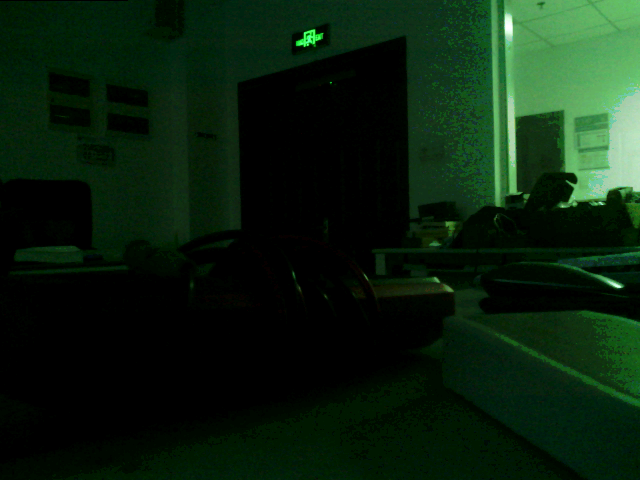
#> input picture fpga/sim/ov5640_tb/board/cam1_base.ppm, 640 x 480 px, found by its file name; the run also reads 1 picture not shown here
$ python ab_final.py
#> lines starting #> are read from the running program, lines starting #| are printed output that depends on the picture
import numpy as np
from PIL import Image
from numpy.lib.stride_tricks import sliding_window_view

def load(p):
#> called with p = 'sim\\ov5640_tb\\board\\cam1_base.ppm'
    return np.asarray(Image.open(p).convert("RGB")).astype(np.float64)

def stats(a, tag):
#> called with tag = 'cam1 NO-KF'
    g = a[:,:,1]  # green channel (6-bit grid, brightest)
    k = 3
    gp = np.pad(g, 1, mode="edge")
    lm = sliding_window_view(gp,(k,k)).mean((2,3))
    hf = g - lm                      # high-freq residual
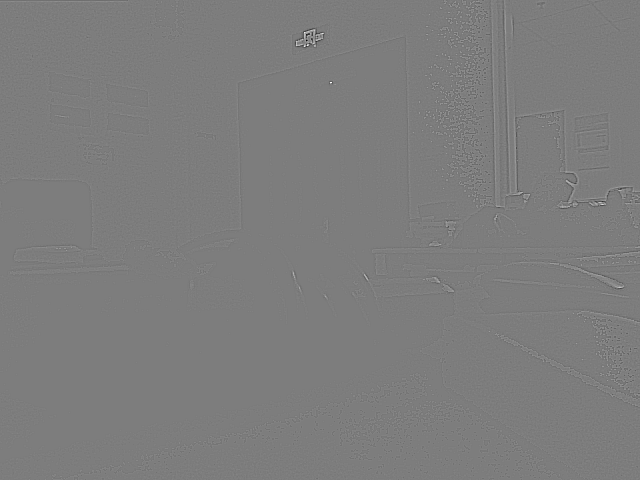
#> hf: shape (480, 640) float64; min -104.8, max 108.6, mean 0; drawn with min black and max white
    # normalise HF by mean so different AEC gains are comparable
    m = g.mean()
#> m = 32.93
    hfn = hf.std()/max(m,1e-9)
#> hfn = 0.101
    print("%-14s meanG8=%7.4f  hf_std=%6.3f  hf_std/mean=%6.3f  nz%%=%.1f  p99=%.1f max=%.0f"
          % (tag, m, hf.std(), hfn, 100*(g>0).mean(), np.percentile(g,99), g.max()))
#| cam1 NO-KF     meanG8=32.9342  hf_std= 3.337  hf_std/mean= 0.101  nz%=70.3  p99=207.0 max=255
    return m, hf.std(), hfn

print("=== SAME CAMERA (cam1): no-filter baseline vs adaptive KF, matched scene (cam2 raw ~4.2-4.4) ===")
a = load(r"sim\ov5640_tb\board\cam1_base.ppm");  s1 = stats(a, "cam1 NO-KF")
#> after `s1 = stats(a, 'cam1 NO-KF')`: s1 = (32.93, 3.34, 0.101)
b = load(r"sim\ov5640_tb\board\cam1_kf2.ppm");   s2 = stats(b, "cam1 KF(RD1)")
#> call 2 of load, with p = 'sim\\ov5640_tb\\board\\cam1_kf2.ppm'
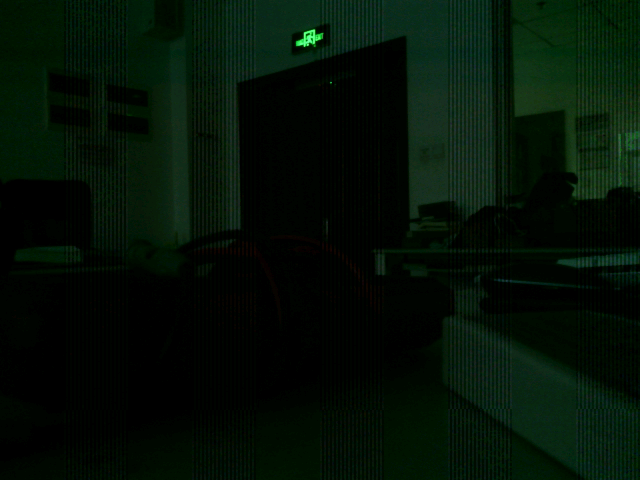
#> input picture fpga/sim/ov5640_tb/board/cam1_kf2.ppm, 640 x 480 px, found by its file name
#> call 2 of stats, with tag = 'cam1 KF(RD1)'
#> in stats (call 2), `g = a[:,:,1]`:
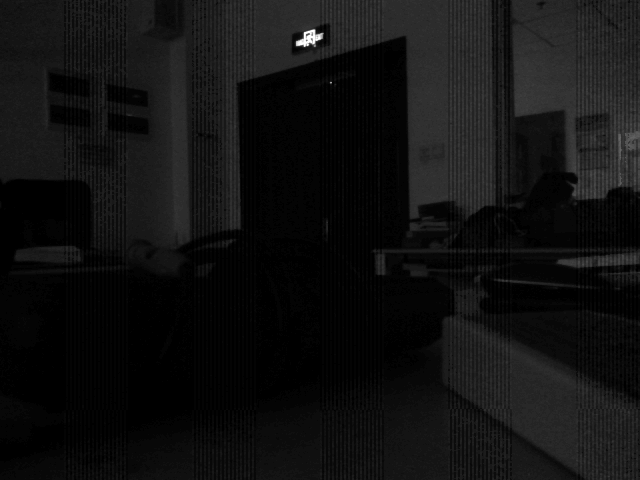
#> g: shape (480, 640) float64; min 0, max 255, mean 17
#> in stats (call 2), `m = g.mean()`: m = 17.01
#> in stats (call 2), `hfn = hf.std()/max(m,1e-9)`: hfn = 0.184
#| cam1 KF(RD1)   meanG8=17.0119  hf_std= 3.124  hf_std/mean= 0.184  nz%=78.8  p99=56.0 max=255
#> after `s2 = stats(b, 'cam1 KF(RD1)')`: s2 = (17.01, 3.12, 0.184)
print("  -> mean ratio KF/no-KF = %.3f ; HF-noise ratio = %.3f" % (s2[0]/s1[0], s2[1]/s1[1]))
#|   -> mean ratio KF/no-KF = 0.517 ; HF-noise ratio = 0.936

print()
print("=== x=0 reference: RD0 build vs KF(RD1), matched scene (cam2 raw ~4.4-4.5) ===")
c = load(r"sim\ov5640_tb\board\cam1_rd0b.ppm");  s3 = stats(c, "cam1 RD0(x=0)")
#| cam1 RD0(x=0)  meanG8=12.2949  hf_std= 2.279  hf_std/mean= 0.185  nz%=59.7  p99=44.0 max=255
#> after `s3 = stats(c, 'cam1 RD0(x=0)')`: s3 = (12.29, 2.28, 0.185)
print("  -> RD1 mean / RD0 mean = %.3f  (if the read returned zeros these would match)" % (s2[0]/s3[0]))
#|   -> RD1 mean / RD0 mean = 1.384  (if the read returned zeros these would match)

print()
print("=== cam2 raw control frames (identical lighting, each capture) ===")
for p,t in ((r"sim\ov5640_tb\board\cam2_base.ppm","base"),(r"sim\ov5640_tb\board\cam2_kf2.ppm","kf2"),(r"sim\ov5640_tb\board\cam2_rd0b.ppm","rd0b")):
    stats(load(p), "cam2_raw_"+t)
#> call 4 of load, with p = 'sim\\ov5640_tb\\board\\cam2_base.ppm'
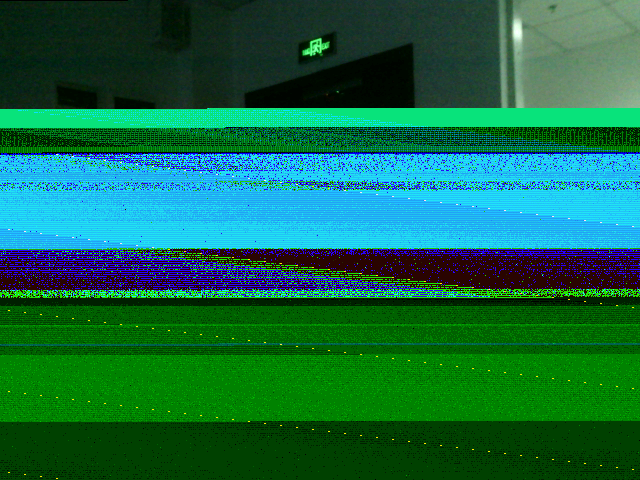
#> input picture fpga/sim/ov5640_tb/board/cam2_base.ppm, 640 x 480 px, found by its file name
#> call 4 of stats, with tag = 'cam2_raw_base'
#> in stats (call 4), `gp = np.pad(g, 1, mode="edge")`:
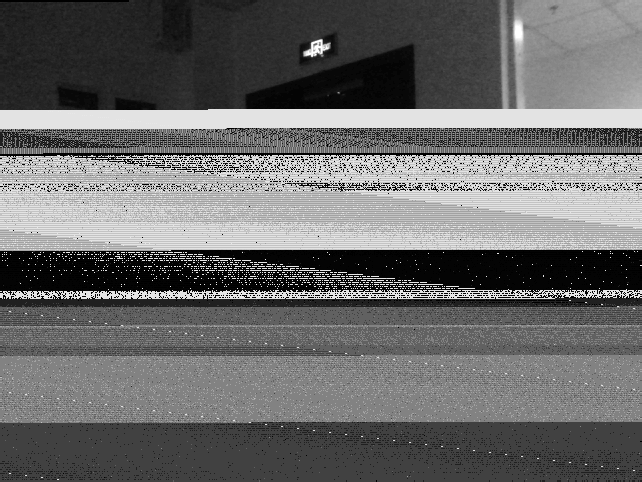
#> gp: shape (482, 642) float64; min 0, max 255, mean 106.2
#> in stats (call 4), `lm = sliding_window_view(gp,(k,k)).mean((2,3))`:
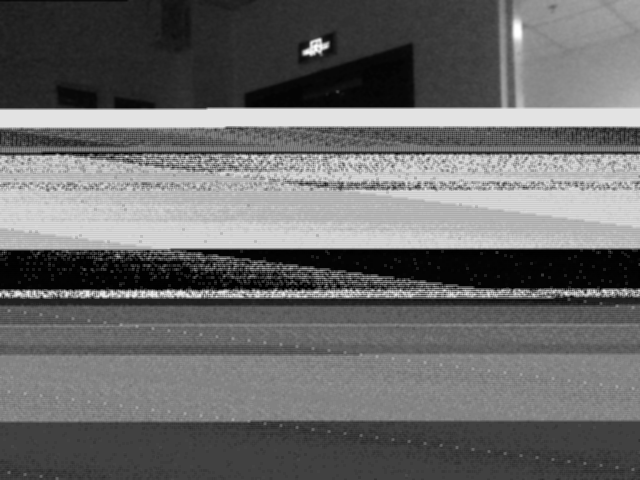
#> lm: shape (480, 640) float64; min 0, max 255, mean 106.4
#> in stats (call 4), `hf = g - lm`:
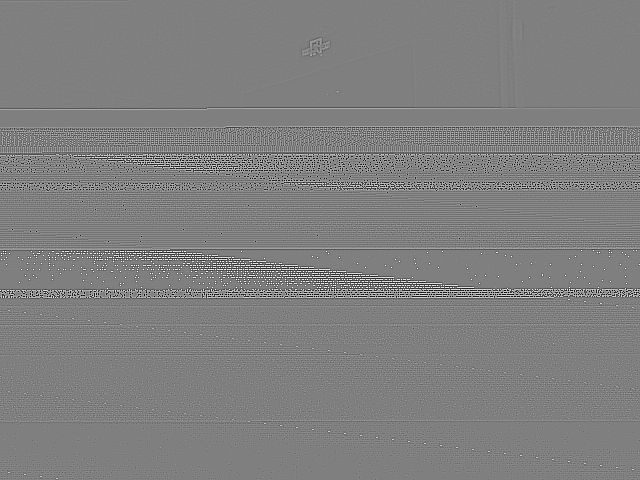
#> hf: shape (480, 640) float64; min -205.3, max 204.9, mean 0; drawn with min black and max white
#> in stats (call 4), `m = g.mean()`: m = 106.4
#> in stats (call 4), `hfn = hf.std()/max(m,1e-9)`: hfn = 0.327
#| cam2_raw_base  meanG8=106.3960  hf_std=34.770  hf_std/mean= 0.327  nz%=96.0  p99=231.0 max=255
#> pass 2 of the loop `for p,t in ((r"sim\ov5640_tb\board\cam2_base.ppm","base"),(r"sim\ov564..`:
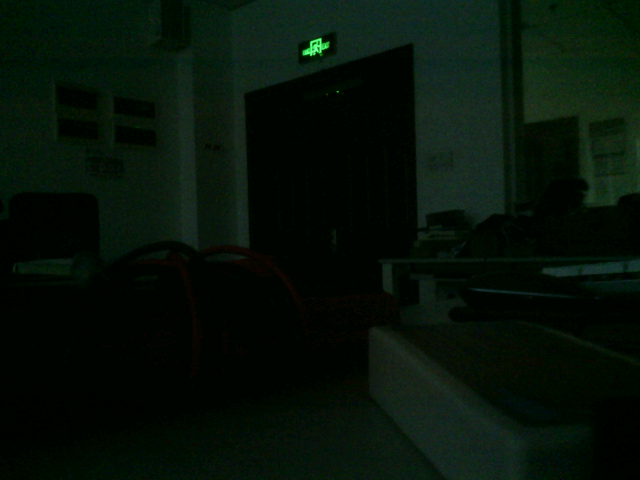
#> input picture fpga/sim/ov5640_tb/board/cam2_kf2.ppm, 640 x 480 px, found by its file name
#> in stats (call 5), `g = a[:,:,1]`:
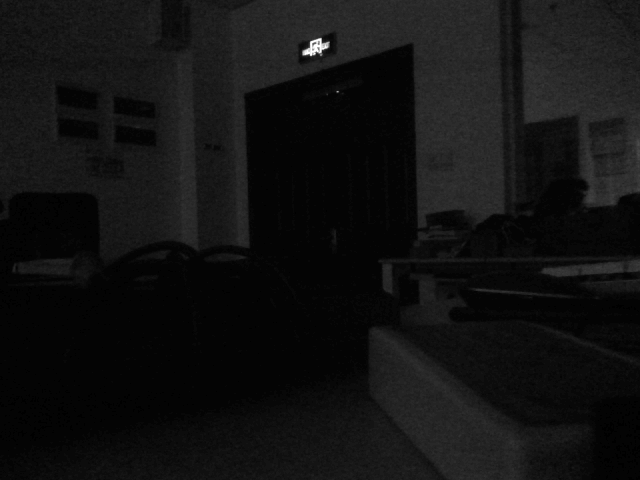
#> g: shape (480, 640) float64; min 0, max 255, mean 17.7
#> in stats (call 5), `hf = g - lm`:
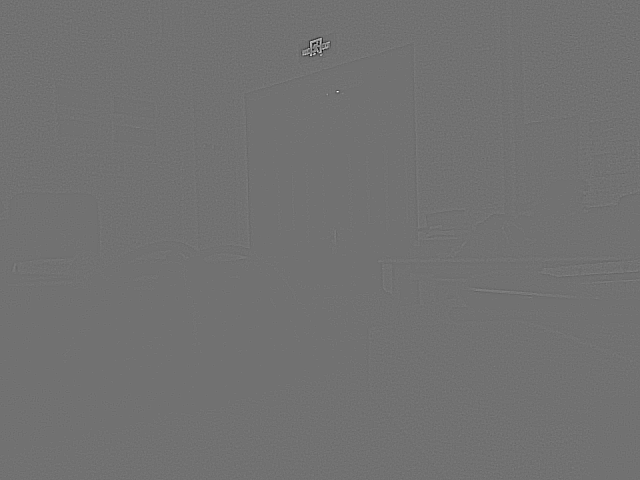
#> hf: shape (480, 640) float64; min -76.78, max 95.22, mean 0; drawn with min black and max white
#> m = 17.73
#> hfn = 0.106
#| cam2_raw_kf2   meanG8=17.7340  hf_std= 1.881  hf_std/mean= 0.106  nz%=99.1  p99=48.0 max=255
#> pass 3 of the loop `for p,t in ((r"sim\ov5640_tb\board\cam2_base.ppm","base"),(r"sim\ov564..`:
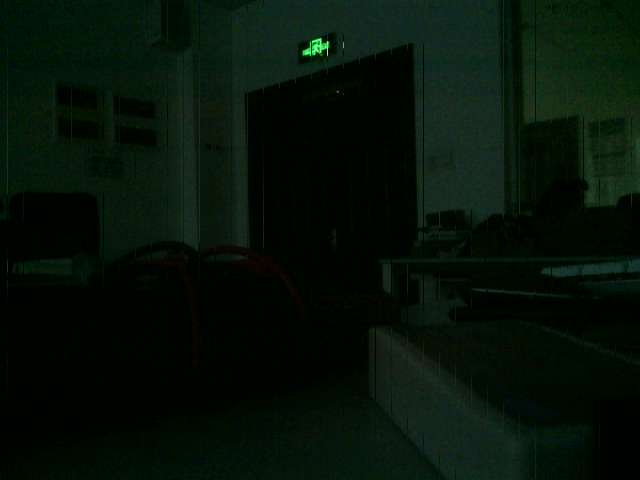
#> input picture fpga/sim/ov5640_tb/board/cam2_rd0b.ppm, 640 x 480 px, found by its file name
#> in stats (call 6), `g = a[:,:,1]`:
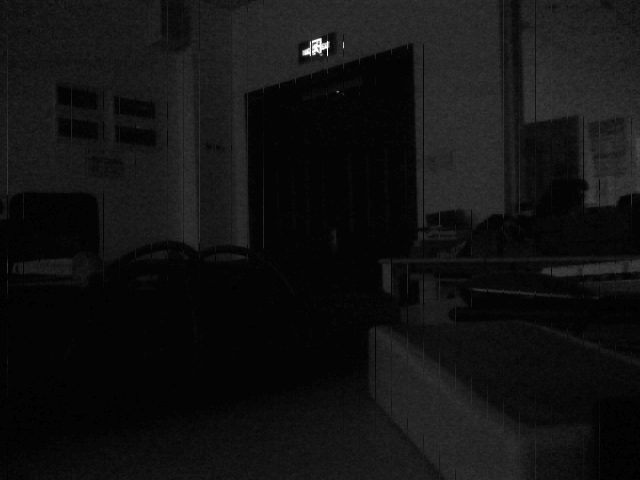
#> g: shape (480, 640) float64; min 0, max 255, mean 18
#> in stats (call 6), `hf = g - lm`:
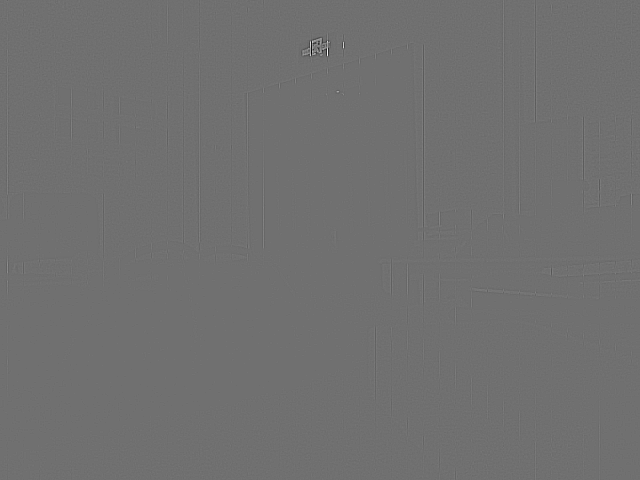
#> hf: shape (480, 640) float64; min -127.3, max 161.6, mean 0; drawn with min black and max white
#> m = 18.03
#> hfn = 0.165
#| cam2_raw_rd0b  meanG8=18.0310  hf_std= 2.976  hf_std/mean= 0.165  nz%=99.1  p99=48.0 max=255
